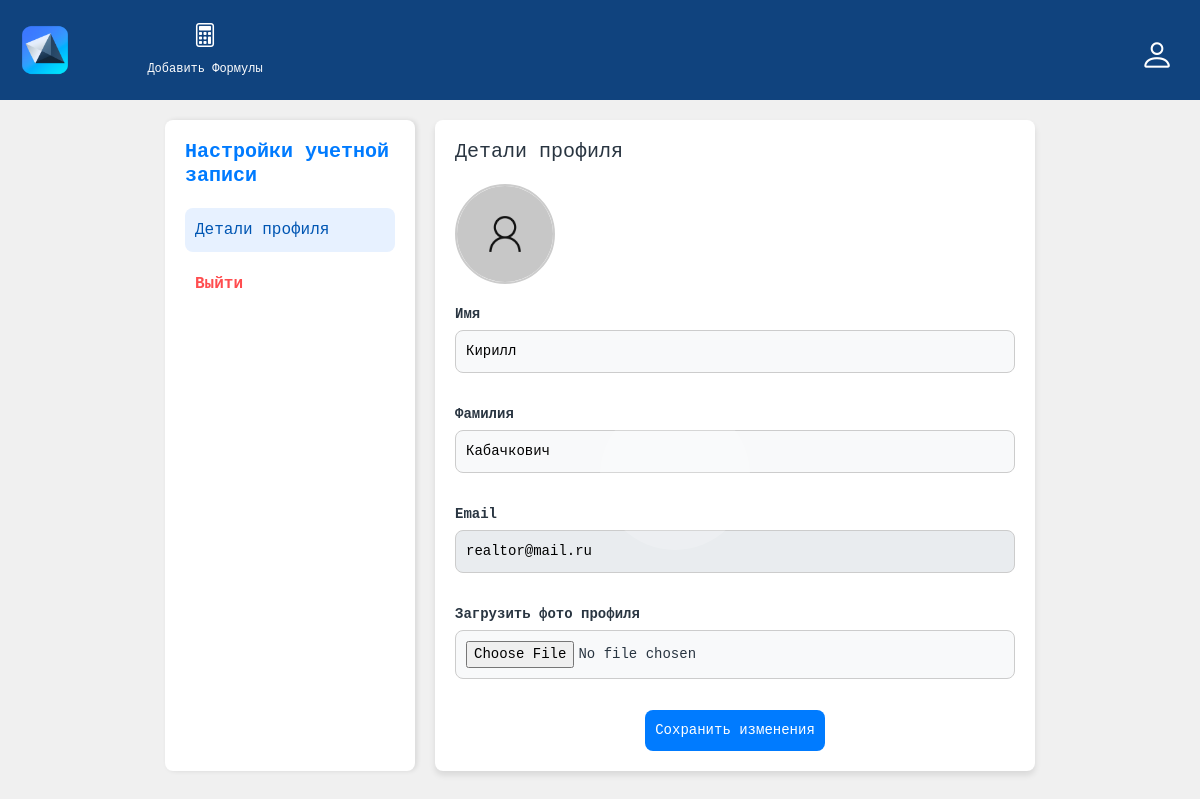
The page /profile/ (signed in) on the database its author committed.
### api/models.py (models this page shows, shortened)
class CustomUser(AbstractBaseUser):
    email = models.EmailField(unique=True)
    first_name = models.CharField(max_length=100)
    last_name = models.CharField(max_length=100)
    date_joined = models.DateTimeField(auto_now_add=True)
    is_active = models.BooleanField(default=True)
    is_admin = models.BooleanField(default=False)
    profile_picture = models.ImageField(upload_to='profile_pics/', null=True, blank=True, default='profile_pics/default-avatar.png')  # Добавление дефолтного изображения
    USERNAME_FIELD = 'email'
    REQUIRED_FIELDS = ['first_name', 'last_name']
    objects = CustomUserManager()

### api/views.py (the view)
# urls.py: path('profile/', profile, name='profile'),
@login_required
def profile(request):
    user = request.user
    if request.method == 'POST':
        logger.info(f"request.FILES: {request.FILES}")
        form = CustomUserProfileForm(request.POST, request.FILES, instance=user)
        if form.is_valid():
            saved_user = form.save()
            logger.info(f"Файл сохранен: {saved_user.profile_picture}")
            messages.success(request, "Фото профиля обновлено!")
            return redirect('profile')
        else:
            logger.error(f"Ошибка формы: {form.errors}")
            messages.error(request, f"Ошибка формы: {form.errors}")
    else:
        form = CustomUserProfileForm(instance=user)
    return render(request, 'profile.html', {'form': form})

### api/forms.py
class CustomUserProfileForm(forms.ModelForm):
    class Meta:
        model = CustomUser
        fields = ['first_name', 'last_name', 'email', 'profile_picture']  # Добавляем поле для профиля

### templates/profile.html (shortened to what this page needs)
{% extends "base.html" %}
{% block extra_styles %}
{% load static %}
{% endblock %}
{% block content %}
<div class="container">
    <aside class="sidebar">
        <h2>Настройки учетной записи</h2>
        <a href="#" class="active">Детали профиля</a>
        <a href="{% url 'logout' %}" class="logout">Выйти</a>
    </aside>
    <main class="main-content">
        <div class="profile-header">
            <h1>Детали профиля</h1>
        </div>
        <div class="profile-avatar">
            {% if user.profile_picture %}
                <img src="{{ user.profile_picture.url }}" alt="Аватар">
            {% else %}
                <img src="{% static 'img/default-avatar.png' %}" alt="Аватар">
            {% endif %}
        </div>
        <form class="profile-form" method="post" enctype="multipart/form-data">
    <div class="form-group">
        <label for="first_name">Имя</label>
        <input type="text" id="first_name" name="first_name" value="{{ user.first_name }}">
    </div>
    <div class="form-group">
        <label for="last_name">Фамилия</label>
        <input type="text" id="last_name" name="last_name" value="{{ user.last_name }}">
    </div>
    <div class="form-group">
        <label for="email">Email</label>
        <input type="email" id="email" name="email" value="{{ user.email }}" readonly>
    </div>
    <div class="form-group">
        <label for="profile_picture">Загрузить фото профиля</label>
        <input type="file" id="profile_picture_upload" name="profile_picture">
    </div>
    <button type="submit" class="save-button">Сохранить изменения</button>
</form>
    </main>
</div>
{% endblock %}

### templates/base.html (style rules this page uses)
body { margin: 0; font-family: 'Roboto', sans-serif; background-color: #f4f4f9; color: #293541; overflow-x: hidden; }
.container { max-width: 1200px; margin: 0 auto; padding: 20px; }

### templates/profile.html (style rules this page uses)
body { font-family: 'JetBrains Mono', monospace; background-color: #f0f0f0; margin: 0; padding: 0; }
.container { display: flex; flex-wrap: wrap; justify-content: center; padding: 20px; max-width: 1200px; margin: 0 auto; }
.sidebar { width: 250px; background-color: #ffffff; padding: 20px; box-shadow: 2px 0 5px rgba(0, 0, 0, 0.1); border-radius: 8px; font-size: 16px; flex-shrink: 0; }
.sidebar h2 { font-size: 20px; color: #007bff; margin-bottom: 20px; font-weight: bold; }
.sidebar a { display: flex; align-items: center; text-decoration: none; color: #007bff; padding: 10px; margin-bottom: 10px; border-radius: 8px; transition: background-color 0.3s ease, color 0.3s ease; }
.sidebar a.active, .sidebar a:hover { background-color: #e7f1ff; color: #0056b3; }
.sidebar a.logout { margin-top: auto; color: #ff4d4f; font-weight: bold; }
.main-content { flex: 1; padding: 20px; background: #fff; border-radius: 8px; margin-left: 20px; box-shadow: 0 4px 6px rgba(0, 0, 0, 0.1); max-width: 600px; }
.profile-header { display: flex; align-items: center; margin-bottom: 20px; justify-content: flex-start; }
.profile-header h1 { font-size: 20px; margin: 0; }
.profile-avatar { display: flex; align-items: center; position: relative; margin-bottom: 20px; }
.profile-avatar img { width: 100px; height: 100px; border-radius: 50%; border: 2px solid #ccc; }
.profile-form { display: grid; grid-template-columns: 1fr; gap: 15px; }
.form-group { display: flex; flex-direction: column; }
.form-group label { margin-bottom: 5px; font-weight: bold; font-size: 14px; }
.form-group input { padding: 10px; font-size: 14px; border: 1px solid #ccc; border-radius: 8px; background-color: #f8f9fa; }
.form-group input[readonly] { background-color: #e9ecef; }
.save-button { padding: 10px; font-size: 14px; background-color: #007bff; color: white; border: none; border-radius: 8px; cursor: pointer; justify-self: center; }

### rows shown on the page
CustomUser: profile_picture (placeholder picture), first_name "Кирилл", last_name "Кабачкович", email "realtor@mail.ru"
